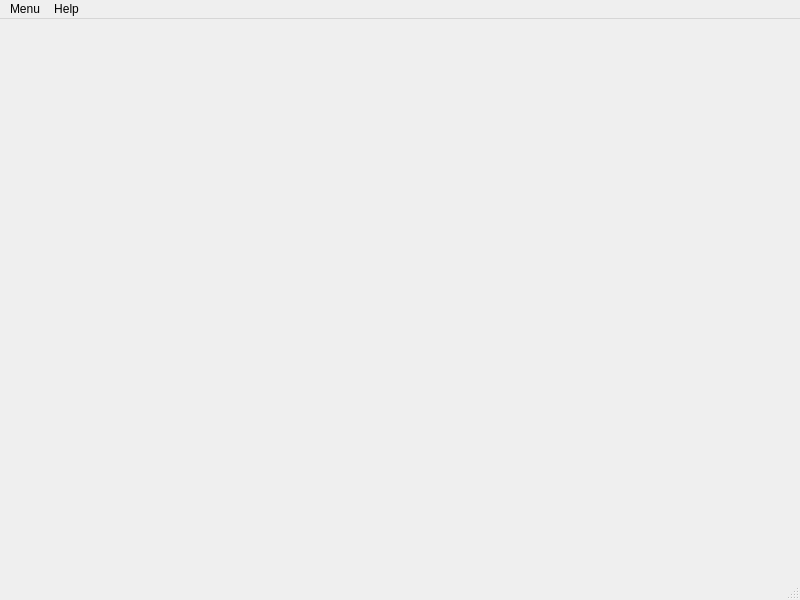
<?xml version="1.0" encoding="UTF-8"?>
<ui version="4.0">
 <class>MainWindow</class>
 <widget class="QMainWindow" name="MainWindow">
  <property name="geometry">
   <rect>
    <x>0</x>
    <y>0</y>
    <width>800</width>
    <height>600</height>
   </rect>
  </property>
  <property name="windowTitle">
   <string>MainWindow</string>
  </property>
  <widget class="QWidget" name="centralwidget"/>
  <widget class="QMenuBar" name="menubar">
   <property name="geometry">
    <rect>
     <x>0</x>
     <y>0</y>
     <width>800</width>
     <height>26</height>
    </rect>
   </property>
   <widget class="QMenu" name="menuMenu">
    <property name="title">
     <string>Menu</string>
    </property>
    <addaction name="separator"/>
    <addaction name="actionNew"/>
    <addaction name="actionOpen"/>
    <addaction name="actionSave"/>
    <addaction name="actionClear"/>
    <addaction name="separator"/>
    <addaction name="actionExit"/>
   </widget>
   <widget class="QMenu" name="menuHelp">
    <property name="title">
     <string>Help</string>
    </property>
    <addaction name="actionAbout"/>
   </widget>
   <addaction name="menuMenu"/>
   <addaction name="menuHelp"/>
  </widget>
  <widget class="QStatusBar" name="statusbar"/>
  <action name="actionNew">
   <property name="text">
    <string>New...</string>
   </property>
   <property name="shortcut">
    <string>Ctrl+N</string>
   </property>
  </action>
  <action name="actionOpen">
   <property name="text">
    <string>Open...</string>
   </property>
   <property name="shortcut">
    <string>Ctrl+O</string>
   </property>
  </action>
  <action name="actionSave">
   <property name="text">
    <string>Save...</string>
   </property>
   <property name="shortcut">
    <string>Ctrl+S</string>
   </property>
  </action>
  <action name="actionClear">
   <property name="text">
    <string>Clear</string>
   </property>
   <property name="shortcut">
    <string>Ctrl+W</string>
   </property>
  </action>
  <action name="actionExit">
   <property name="text">
    <string>Exit</string>
   </property>
   <property name="shortcut">
    <string>Alt+X</string>
   </property>
  </action>
  <action name="actionAbout">
   <property name="text">
    <string>About</string>
   </property>
  </action>
 </widget>
 <resources/>
 <connections/>
</ui>
